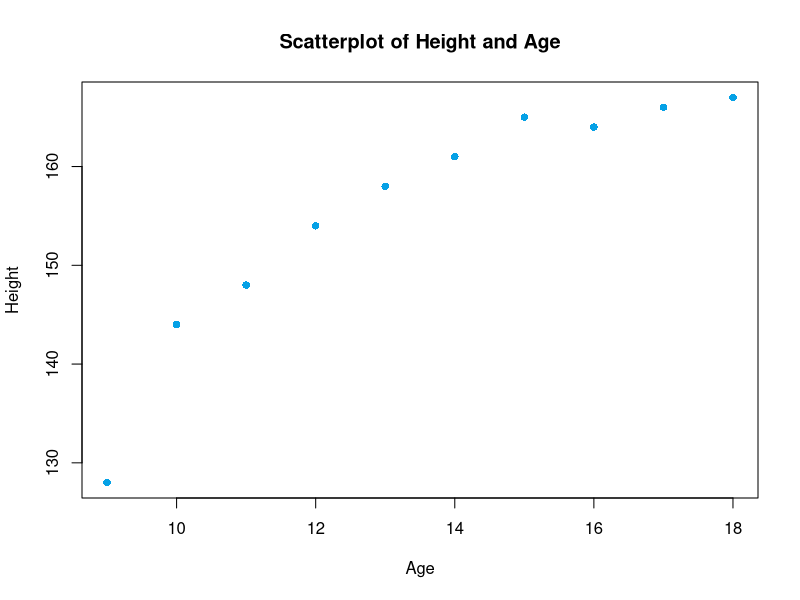

Here is the R script that generated this plot:
## ---- chunk 1
## DATA GENERATION
library(knitr)
knitr::opts_chunk$set(echo = F, message = F, warning = F)
library(kableExtra)
x <- c(9, 10, 11, 12, 13, 14, 15, 16, 17, 18)
y <- c(128, 144, 148, 154, 158, 161, 165, 164, 166, 167)
table <- matrix(c(x,y), nrow = 2, byrow = T)
rownames(table) <- c("Age (years)", "Height (cm)")
## QUESTION/ANSWER GENERATION
# colors
col1 <- "#05A1E6"
# sample size
n <- length(x)
# means
mx <- mean(x)
mlogx <- mean(log(x))
my <- mean(y)
mlogy <- mean(log(y))
# variances
s2x <- sum(x^2)/n-mx^2
s2logx <- sum(log(x)^2)/n-mlogx^2
s2y <- sum(y^2)/n-my^2
s2logy <- sum(log(y)^2)/n-mlogy^2
# Covariances
sxy <- sum(x*y)/n-mx*my
slogxy <- sum(log(x)*y)/n-mlogx*my
# Deteryearsation coeff
r2xy <- sxy^2/(s2x*s2y)
r2logxy <- slogxy^2/(s2logx*s2y)
# Exponential regression model
regexp <- lm(log(y)~x)
# Logarithmic regression model
reglog <- lm(y~log(x))
## ---- chunk 2
kable(table) %>% kable_styling()
## ---- chunk 3
plot(x, y, main="Scatterplot of Height and Age", xlab="Age", ylab="Height", col=col1, pch=16)
